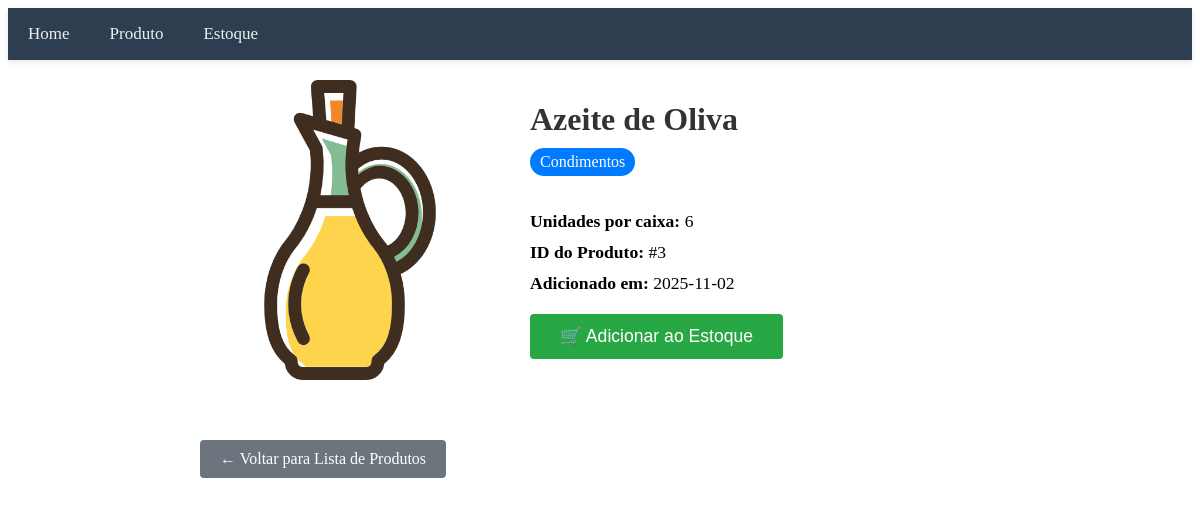
Page /products/3 (signed in) on the committed database.
### tables this page shows
CREATE TABLE products (
            id INTEGER PRIMARY KEY AUTOINCREMENT,
            name TEXT NOT NULL,
            category TEXT NOT NULL,
            image TEXT,
            units_per_box INTEGER NOT NULL,
            created_at TIMESTAMP DEFAULT CURRENT_TIMESTAMP
        );

### app.py (the view)
@app.route('/products/<int:product_id>')
def product_detail(product_id):
    if 'username' not in session:
        return redirect(url_for('login'))
    product = get_product_by_id(product_id)
    if product is None:
        flash('Produto não encontrado!', 'error')
        return redirect(url_for('products_page'))
    return render_template('Products/product_detail.html', product=product)

### app.py (called while the page is built)
def get_db_connection():
    conn = sqlite3.connect(DATABASE)
    conn.row_factory = sqlite3.Row
    return conn

def get_product_by_id(product_id):
    conn = get_db_connection()
    product = conn.execute(
        'SELECT * FROM products WHERE id = ?', (product_id,)
    ).fetchone()
    conn.close()
    return product

### templates/Products/product_detail.html (shortened to what this page needs)
<!DOCTYPE html>
<html lang="pt-BR">
<head>
</head>
<body>
      <div class="topnav">
     <a href="/">Home</a>
     <a href="/products">Produto</a>
     <a href="/estoque">Estoque</a>
 </div>
    <div class="product-detail">
        <div class="product-header">
            {% if product.image %}
                <img src="{{ url_for('static', filename='images/products/' + product.image) }}"
                     alt="{{ product.name }}"
                     class="product-image"
                     onerror="this.src='{{ url_for('static', filename='images/placeholder.png') }}'">
            {% else %}
                <img src="{{ url_for('static', filename='images/placeholder.png') }}"
                     alt="Imagem não disponível"
                     class="product-image">
            {% endif %}
            <div class="product-info">
                <h1 class="product-name">{{ product.name }}</h1>
                <span class="product-category">{{ product.category }}</span>
                <div class="product-meta">
                    <div class="meta-item">
                        <strong>Unidades por caixa:</strong> {{ product.units_per_box }}
                    </div>
                    <div class="meta-item">
                        <strong>ID do Produto:</strong> #{{ product.id }}
                    </div>
                    <div class="meta-item">
                        <strong>Adicionado em:</strong> {{ product.created_at[:10] }}
                    </div>
                </div>
                <button style="padding: 12px 30px; background-color: #28a745; color: white; border: none; border-radius: 4px; cursor: pointer; font-size: 1.1em;">
                    🛒 Adicionar ao Estoque
                </button>
            </div>
        </div>
        <div style="margin-top: 40px;">
            <a href="{{ url_for('products_page') }}" class="back-button">← Voltar para Lista de Produtos</a>
        </div>
    </div>
</body>
</html>

### templates/Products/product_detail.html (style rules this page uses)
.product-detail { max-width: 800px; margin: 0 auto; padding: 20px; }
.product-header { display: flex; gap: 30px; margin-bottom: 30px; }
.product-image { width: 300px; height: 300px; object-fit: cover; border-radius: 8px; }
.product-info { flex: 1; }
.product-name { font-size: 2em; margin-bottom: 10px; color: #333; }
.product-category { background: #007bff; color: white; padding: 5px 10px; border-radius: 15px; display: inline-block; margin-bottom: 15px; }
.product-meta { margin: 20px 0; }
.meta-item { margin-bottom: 10px; font-size: 1.1em; }
.back-button { display: inline-block; padding: 10px 20px; background-color: #6c757d; color: white; text-decoration: none; border-radius: 4px; margin-top: 20px; }
.topnav { background-color: #2c3e50; overflow: hidden; box-shadow: 0 2px 5px rgba(0,0,0,0.1); }
.topnav a { float: left; color: #ecf0f1; text-align: center; padding: 16px 20px; text-decoration: none; font-size: 17px; transition: background-color 0.3s ease; }

### rows in the picture
products: image (picture), name "Azeite de Oliva", category "Condimentos", units_per_box "6", id "3", created_at "2025-11-02"
